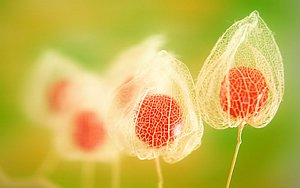
#> input picture japaneseflowers.jpg, 300 x 188 px, given in place of the camera
$ python Homework2MainPart2.py
#> lines starting #> are read from the running program, lines starting #| are printed output that depends on the picture
import numpy as np
import cv2
import copy

vidCap = cv2.VideoCapture(0)

ret, frame = vidCap.read()
#> frame is the input picture: shape (188, 300, 3); mean B, G, R 81.3, 182.3, 200.5

avgVal = np.float32(frame)

while True:
    ret, frame = vidCap.read()

    blur = cv2.blur(frame, (5,5))
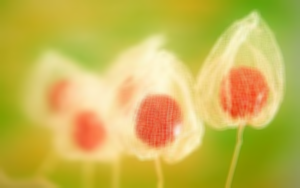
#> blur: shape (188, 300, 3); mean B, G, R 81.3, 182.3, 200.5

    cv2.accumulateWeighted(blur, avgVal, .1)
    absVal = cv2.convertScaleAbs(avgVal)

    diff = cv2.absdiff(absVal, frame)

    gray = cv2.cvtColor(diff, cv2.COLOR_RGB2GRAY)
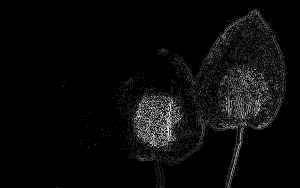
#> gray: shape (188, 300); min 0, max 11, mean 0.446; drawn with min black and max white

    ret,gray = cv2.threshold(gray,30,255,cv2.THRESH_BINARY)
#> gray: shape (188, 300); every value is 0
    gray = cv2.blur(gray, (8,8))
    ret,gray = cv2.threshold(gray,240,255,cv2.THRESH_BINARY)

    gray = cv2.dilate(gray, None, iterations = 10)
    gray = cv2.erode(gray, None, iterations = 1)
    gray = cv2.morphologyEx(gray, cv2.MORPH_CLOSE, None)

    cont, hierarchy = cv2.findContours(gray, cv2.RETR_TREE, cv2.CHAIN_APPROX_SIMPLE)
#> cont = []

    contoured = copy.deepcopy(frame)
    ret,contoured  = cv2.threshold(gray,255,255,cv2.THRESH_BINARY)
    ret,contoured  = cv2.threshold(gray,255,255,cv2.THRESH_BINARY)

    cv2.drawContours(contoured, cont, -1, (255,255,255), 1)

    for cnt in cont:
        if cv2.contourArea(cnt) < 4000:
            continue
        (x, y, w, h) = cv2.boundingRect(cnt)
        cv2.rectangle(frame, (x, y), (x + w, y + h), (0, 255, 0), 2)
#> this loop made 0 passes

    cv2.imshow('Contours', contoured)
    cv2.imshow('Image1', frame)
    cv2.imshow('absDiff Result', gray)

    if cv2.waitKey(1) & 0xFF == ord('q'):
#> (key q is pressed here)
        break

vidCap.release()
cv2.destroyAllWindows()
